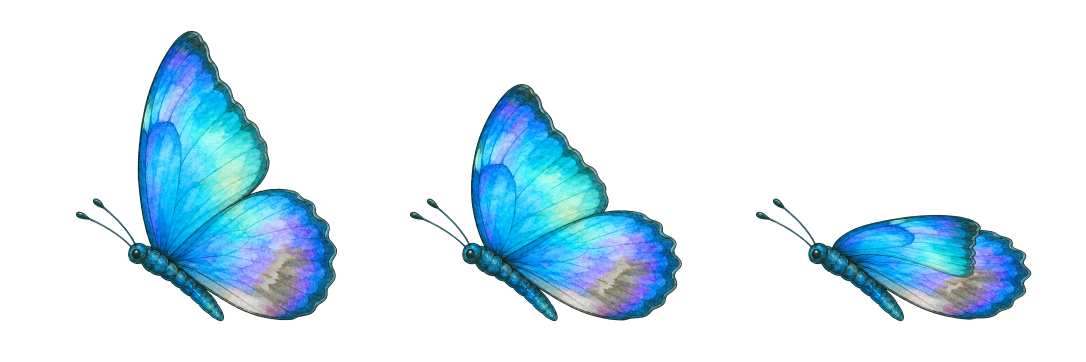
#> input picture tmp/alpha_pending/1262-nazonazo-depth-animals-number/processed/jungle_flying_butterfly_3frame_alpha.png, 2172 x 724 px (shown at 1/2 size)
$ python process-assets.py
#> lines starting #> are read from the running program, lines starting #| are printed output that depends on the picture; after the words box and inside, x2 and y2 are one past the last pixel; in counts of white or black regions, pixels touching at a corner belong together
#!/usr/bin/env python3
"""Normalize generated alpha assets into runtime WebP files without altering raw outputs."""

from __future__ import annotations

import json
from pathlib import Path

from PIL import Image


ROOT = Path(__file__).resolve().parents[3]
BATCH = ROOT / "tmp/alpha_pending/1262-nazonazo-depth-animals-number"
PROCESSED = BATCH / "processed"
ASSETS = ROOT / "assets/images/nazonazo-tunnel"


def alpha_bbox(image: Image.Image, threshold: int = 12) -> tuple[int, int, int, int]:
    alpha = image.getchannel("A").point(lambda value: 255 if value > threshold else 0)
    bbox = alpha.getbbox()
    if not bbox:
        raise ValueError("asset contains no visible alpha")
    return bbox


def split_equal(image: Image.Image, count: int) -> list[Image.Image]:
    frames: list[Image.Image] = []
    for index in range(count):
        left = round(image.width * index / count)
        right = round(image.width * (index + 1) / count)
        frames.append(image.crop((left, 0, right, image.height)))
    return frames


def place_centered(subject: Image.Image, canvas_size: tuple[int, int], max_size: tuple[int, int]) -> Image.Image:
    scale = min(max_size[0] / subject.width, max_size[1] / subject.height)
    size = (max(1, round(subject.width * scale)), max(1, round(subject.height * scale)))
    resized = subject.resize(size, Image.Resampling.LANCZOS)
    canvas = Image.new("RGBA", canvas_size, (0, 0, 0, 0))
    canvas.alpha_composite(resized, ((canvas_size[0] - size[0]) // 2, (canvas_size[1] - size[1]) // 2))
    return canvas


def normalize_butterfly() -> tuple[Image.Image, list[dict[str, object]]]:
    source = Image.open(PROCESSED / "jungle_flying_butterfly_3frame_alpha.png").convert("RGBA")
    frames = []
    for frame in split_equal(source, 3):
        bbox = alpha_bbox(frame)
        subject = frame.crop(bbox)
        frames.append(place_centered(subject, (512, 512), (390, 390)))
    sheet = Image.new("RGBA", (1536, 512), (0, 0, 0, 0))
    for index, frame in enumerate(frames):
        sheet.alpha_composite(frame, (index * 512, 0))
    return sheet, frame_metrics(frames)


def normalize_elephant() -> tuple[Image.Image, list[dict[str, object]]]:
    source = Image.open(PROCESSED / "jungle_animal_elephant_trunk_3frame_alpha.png").convert("RGBA")
    split = split_equal(source, 3)
    width = max(frame.width for frame in split)
    aligned = []
    for frame in split:
        canvas = Image.new("RGBA", (width, source.height), (0, 0, 0, 0))
        canvas.alpha_composite(frame, ((width - frame.width) // 2, 0))
        aligned.append(canvas)
    boxes = [alpha_bbox(frame) for frame in aligned]
    union = (
        min(box[0] for box in boxes),
        min(box[1] for box in boxes),
        max(box[2] for box in boxes),
        max(box[3] for box in boxes),
    )
    pad = max(12, round(max(union[2] - union[0], union[3] - union[1]) * 0.035))
    crop = (
        max(0, union[0] - pad),
        max(0, union[1] - pad),
        min(width, union[2] + pad),
        min(source.height, union[3] + pad),
    )
    frames = [place_centered(frame.crop(crop), (512, 512), (480, 480)) for frame in aligned]
    sheet = Image.new("RGBA", (1536, 512), (0, 0, 0, 0))
    for index, frame in enumerate(frames):
        sheet.alpha_composite(frame, (index * 512, 0))
    return sheet, frame_metrics(frames)


def normalize_giraffe() -> tuple[Image.Image, dict[str, object]]:
    source = Image.open(PROCESSED / "jungle_animal_giraffe_full_alpha.png").convert("RGBA")
    bbox = alpha_bbox(source)
    pad = max(14, round(max(bbox[2] - bbox[0], bbox[3] - bbox[1]) * 0.025))
    crop = (
        max(0, bbox[0] - pad),
        max(0, bbox[1] - pad),
        min(source.width, bbox[2] + pad),
        min(source.height, bbox[3] + pad),
    )
    final = place_centered(source.crop(crop), (512, 768), (488, 744))
    return final, image_metrics(final)


def image_metrics(image: Image.Image) -> dict[str, object]:
    bbox = alpha_bbox(image)
    alpha = image.getchannel("A")
    alpha_values = alpha.get_flattened_data() if hasattr(alpha, "get_flattened_data") else alpha.getdata()
    visible = sum(1 for value in alpha_values if value > 12)
    return {
        "bbox": list(bbox),
        "center": [round((bbox[0] + bbox[2]) / 2, 2), round((bbox[1] + bbox[3]) / 2, 2)],
        "width": bbox[2] - bbox[0],
        "height": bbox[3] - bbox[1],
        "area": visible,
        "anchorY": round(bbox[3] / image.height * 100, 4),
        "edgeAlpha": any(
            alpha.getpixel((x, y)) > 12
            for x in range(image.width)
            for y in (0, image.height - 1)
        ) or any(
            alpha.getpixel((x, y)) > 12
            for y in range(image.height)
            for x in (0, image.width - 1)
        ),
    }


def frame_metrics(frames: list[Image.Image]) -> list[dict[str, object]]:
    return [image_metrics(frame) for frame in frames]


def save_asset(image: Image.Image, processed_name: str, asset_name: str) -> None:
    processed_path = PROCESSED / processed_name
    asset_path = ASSETS / asset_name
    image.save(processed_path, "PNG", optimize=True)
    image.save(asset_path, "WEBP", quality=88, method=6, exact=True)


def main() -> None:
    PROCESSED.mkdir(parents=True, exist_ok=True)
    ASSETS.mkdir(parents=True, exist_ok=True)
    butterfly, butterfly_frames = normalize_butterfly()
#> in normalize_butterfly, source is the input picture: PIL image 2172x724 RGBA; mean R, G, B, A 14.3, 32.6, 41.9, 53.2
#> the loop in normalize_butterfly, `for frame in split_equal(source, 3):` made 3 passes
#> (bbox, scale in place_centered, size in place_centered) on passes 1 to 3: ((152, 61, 675, 643), 0.67, (350, 390)), ((95, 168, 640, 643), 0.716, (390, 340)), ((63, 397, 615, 643), 0.707, (390, 174))
#> pass 1, in alpha_bbox, `alpha = image.getchannel("A").point(lambda value: 255 if value > thres..`:
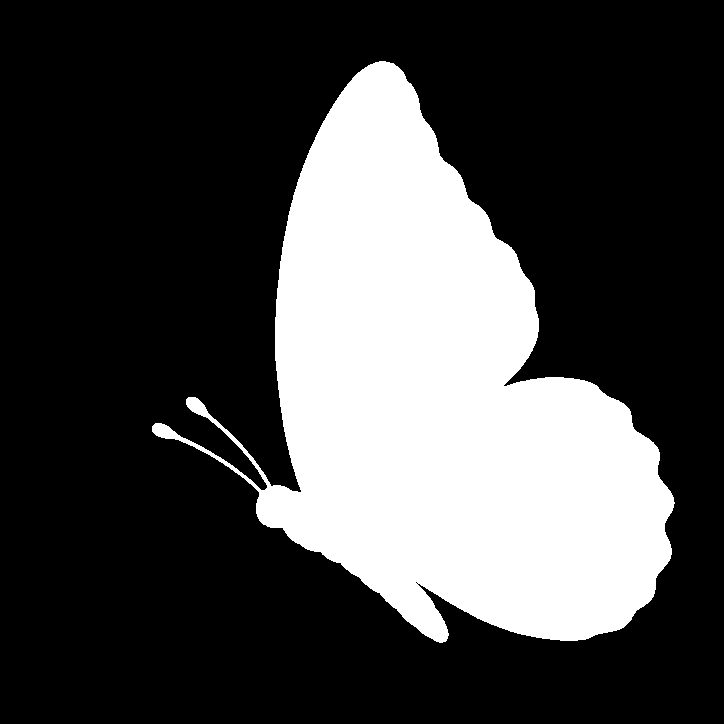
#> alpha: PIL image 724x724 L; 27.7% white; 1 white region, box (x1, y1, x2, y2) and area: (152, 61, 675, 643) 145000
#> after the loop in normalize_butterfly, `for frame in split_equal(source, 3):`:
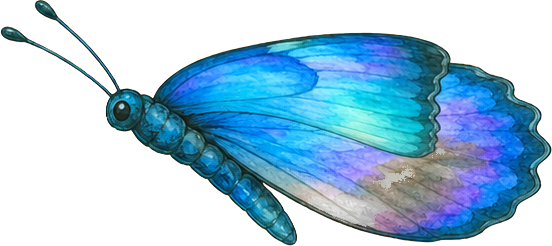
#> subject: PIL image 552x246 RGBA; mean R, G, B, A 31.2, 66.3, 88.5, 122; transparent parts drawn white
#> after the loop in normalize_butterfly, `for frame in split_equal(source, 3):`: frames = 3 items
#> in normalize_butterfly, `sheet = Image.new("RGBA", (1536, 512), (0, 0, 0, 0))`: sheet: PIL image 1536x512 RGBA; every value is 0
#> the loop in normalize_butterfly, `for index, frame in enumerate(frames):` made 3 passes
#> in alpha_bbox (call 4), `alpha = image.getchannel("A").point(lambda value: 255 if value > thres..`: alpha: PIL image 512x512 L; 24.9% white; 1 white region, box (x1, y1, x2, y2) and area: (81, 61, 431, 451) 65387
#> in image_metrics, `bbox = alpha_bbox(image)`: bbox = (81, 61, 431, 451)
#> in image_metrics, `visible = sum(1 for value in alpha_values if value > 12)`: visible = 65387
#> in alpha_bbox (call 5), `alpha = image.getchannel("A").point(lambda value: 255 if value > thres..`: alpha: PIL image 512x512 L; 24% white; 1 white region, box (x1, y1, x2, y2) and area: (61, 86, 451, 426) 62890
#> in alpha_bbox (call 6), `alpha = image.getchannel("A").point(lambda value: 255 if value > thres..`: alpha: PIL image 512x512 L; 12.8% white; 1 white region, box (x1, y1, x2, y2) and area: (61, 169, 451, 343) 33430
#> butterfly_frames = 3 items
    elephant, elephant_frames = normalize_elephant()
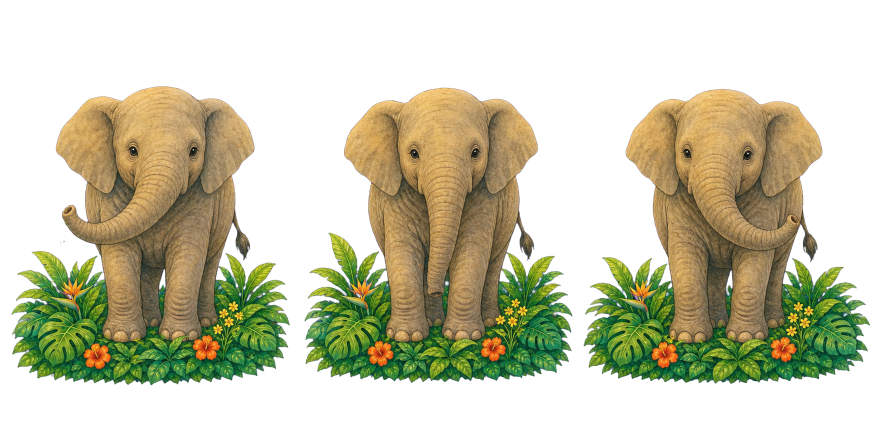
#> input picture tmp/alpha_pending/1262-nazonazo-depth-animals-number/processed/jungle_animal_elephant_trunk_3frame_alpha.png, 1774 x 887 px (shown at 1/2 size)
#> in normalize_elephant, source is the input picture: PIL image 1774x887 RGBA; mean R, G, B, A 55.7, 54.9, 31.1, 106.8
#> in normalize_elephant, `width = max(frame.width for frame in split)`: width = 592
#> the loop in normalize_elephant, `for frame in split:` made 3 passes
#> after the loop in normalize_elephant, `for frame in split:`:
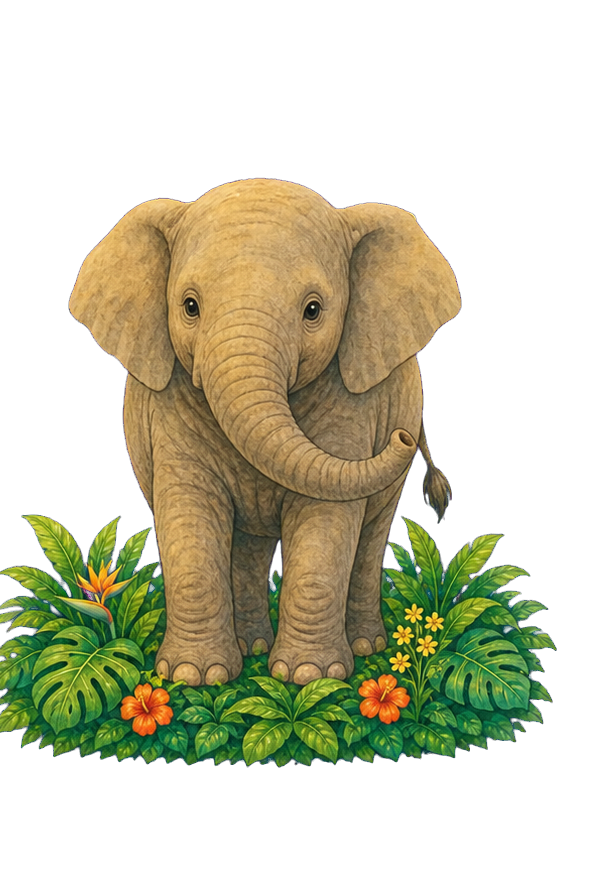
#> canvas: PIL image 592x887 RGBA; mean R, G, B, A 54.7, 53.8, 30.2, 105.7; transparent parts drawn white
#> after the loop in normalize_elephant, `for frame in split:`: aligned = 3 items
#> in alpha_bbox (call 7), `alpha = image.getchannel("A").point(lambda value: 255 if value > thres..`: alpha: PIL image 592x887 L; 43.5% white; 3 white regions (2 under 20 px), largest, box (x1, y1, x2, y2) and area: (22, 172, 580, 771) 228351
#> in alpha_bbox (call 8), `alpha = image.getchannel("A").point(lambda value: 255 if value > thres..`: alpha: PIL image 592x887 L; 42% white; 8 white regions (2 under 20 px), largest, box (x1, y1, x2, y2) and area: (17, 175, 554, 766) 219864, (576, 661, 592, 693) 320, (579, 613, 592, 630) 114, (586, 714, 592, 736) 87, (583, 647, 592, 660) 59, (586, 697, 592, 708) 44
#> in alpha_bbox (call 9), `alpha = image.getchannel("A").point(lambda value: 255 if value > thres..`: alpha: PIL image 592x887 L; 42.1% white; 1 white region, box (x1, y1, x2, y2) and area: (0, 177, 557, 768) 220921
#> in normalize_elephant, `boxes = [alpha_bbox(frame) for frame in aligned]`: boxes = [(22, 172, 580, 771), (17, 175, 592, 766), (0, 177, 557, 768)]
#> in normalize_elephant, `union = ( min(box[0] for box in boxes), min(box[1] for box in boxes), ..`: union = (0, 172, 592, 771)
#> in normalize_elephant, `pad = max(12, round(max(union[2] - union[0], union[3] - union[1]) * 0...`: pad = 21
#> in normalize_elephant, `crop = ( max(0, union[0] - pad), max(0, union[1] - pad), min(width, un..`: crop = (0, 151, 592, 792)
#> in place_centered (call 6), `canvas.alpha_composite(resized, ((canvas_size[0] - size[0]) // 2, (can..`:
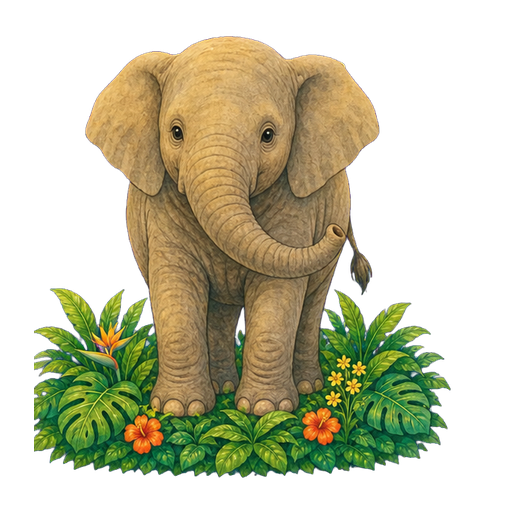
#> canvas: PIL image 512x512 RGBA; mean R, G, B, A 62.4, 61.5, 35, 118.6; transparent parts drawn white
#> in normalize_elephant, `frames = [place_centered(frame.crop(crop), (512, 512), (480, 480)) for..`: frames = 3 items
#> the loop in normalize_elephant, `for index, frame in enumerate(frames):` made 3 passes
#> in alpha_bbox (call 10), `alpha = image.getchannel("A").point(lambda value: 255 if value > thres..`: alpha: PIL image 512x512 L; 48.9% white; 3 white regions (2 under 20 px), largest, box (x1, y1, x2, y2) and area: (51, 31, 468, 480) 128054
#> in alpha_bbox (call 11), `alpha = image.getchannel("A").point(lambda value: 255 if value > thres..`: alpha: PIL image 512x512 L; 47.2% white; 8 white regions (2 under 20 px), largest, box (x1, y1, x2, y2) and area: (47, 34, 449, 477) 123323, (465, 398, 477, 422) 182, (467, 362, 477, 374) 65, (472, 437, 477, 454) 53, (470, 387, 477, 397) 32, (473, 425, 477, 433) 22
#> in alpha_bbox (call 12), `alpha = image.getchannel("A").point(lambda value: 255 if value > thres..`: alpha: PIL image 512x512 L; 47.3% white; 1 white region, box (x1, y1, x2, y2) and area: (34, 36, 451, 478) 123879
#> elephant_frames = 3 items
    giraffe, giraffe_metrics = normalize_giraffe()
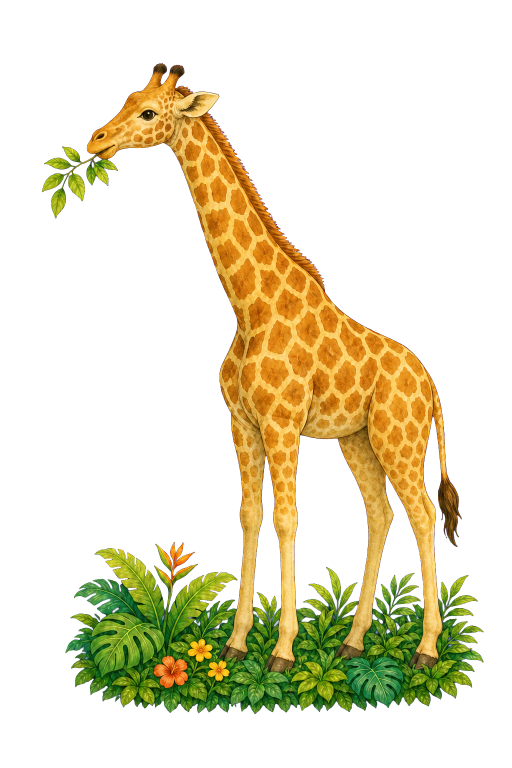
#> input picture tmp/alpha_pending/1262-nazonazo-depth-animals-number/processed/jungle_animal_giraffe_full_alpha.png, 1024 x 1536 px (shown at 1/2 size)
#> in normalize_giraffe, source is the input picture: PIL image 1024x1536 RGBA; mean R, G, B, A 44.6, 38.7, 12.5, 68.7
#> in alpha_bbox (call 13), `alpha = image.getchannel("A").point(lambda value: 255 if value > thres..`: alpha: PIL image 1024x1536 L; 27.5% white; 1 white region, box (x1, y1, x2, y2) and area: (83, 126, 968, 1429) 432207
#> in normalize_giraffe, `bbox = alpha_bbox(source)`: bbox = (83, 126, 968, 1429)
#> in normalize_giraffe, `pad = max(14, round(max(bbox[2] - bbox[0], bbox[3] - bbox[1]) * 0.025))`: pad = 33
#> in normalize_giraffe, `crop = ( max(0, bbox[0] - pad), max(0, bbox[1] - pad), min(source.widt..`: crop = (50, 93, 1001, 1462)
#> in place_centered (call 7), `canvas = Image.new("RGBA", canvas_size, (0, 0, 0, 0))`: canvas: PIL image 512x768 RGBA; every value is 0
#> in alpha_bbox (call 14), `alpha = image.getchannel("A").point(lambda value: 255 if value > thres..`: alpha: PIL image 512x768 L; 29.4% white; 1 white region, box (x1, y1, x2, y2) and area: (29, 50, 483, 718) 115593
#> in image_metrics (call 7), `bbox = alpha_bbox(image)`: bbox = (29, 50, 483, 718)
#> in image_metrics (call 7), `alpha = image.getchannel("A")`:
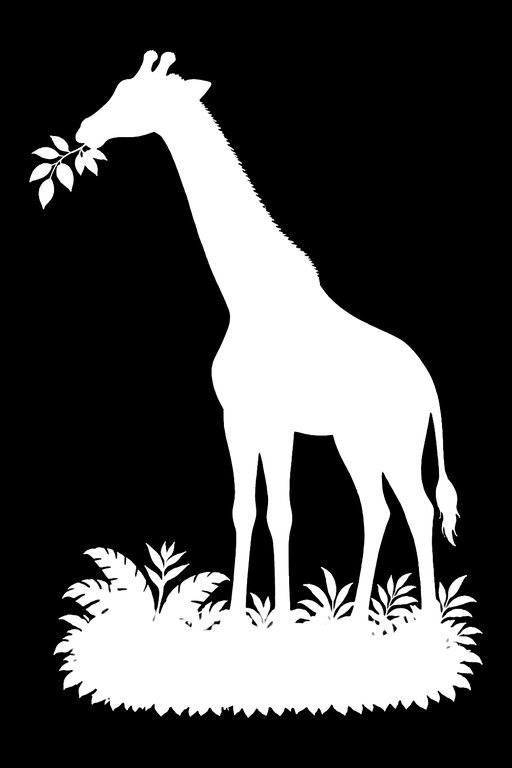
#> alpha: PIL image 512x768 L; min 0, max 255, mean 72.3
#> in image_metrics (call 7), `visible = sum(1 for value in alpha_values if value > 12)`: visible = 115593
#> giraffe_metrics = {'bbox': [29, 50, 483, 718], 'center': [256, 384], 'width': 454, 'height': 668, 'area': 115593, 'anchorY': 93.49, 'edgeAlpha': False}
    save_asset(
        butterfly,
        "jungle_flying_butterfly_3frame_normalized.png",
        "jungle_flying_butterfly_3frame_20260712_v2.webp",
    )
    save_asset(
        elephant,
        "jungle_animal_elephant_trunk_3frame_normalized.png",
        "jungle_animal_elephant_trunk_3frame_20260712.webp",
    )
    save_asset(
        giraffe,
        "jungle_animal_giraffe_full_normalized.png",
        "jungle_animal_giraffe_full_20260712.webp",
    )
    report = {
        "butterfly": {
            "asset": "jungle_flying_butterfly_3frame_20260712_v2.webp",
            "size": [butterfly.width, butterfly.height],
            "frames": butterfly_frames,
        },
        "elephant": {
            "asset": "jungle_animal_elephant_trunk_3frame_20260712.webp",
            "size": [elephant.width, elephant.height],
            "frames": elephant_frames,
        },
        "giraffe": {
            "asset": "jungle_animal_giraffe_full_20260712.webp",
            "size": [giraffe.width, giraffe.height],
            "metrics": giraffe_metrics,
        },
    }
    (BATCH / "asset-report.json").write_text(json.dumps(report, ensure_ascii=False, indent=2) + "\n", encoding="utf-8")


if __name__ == "__main__":
    main()
